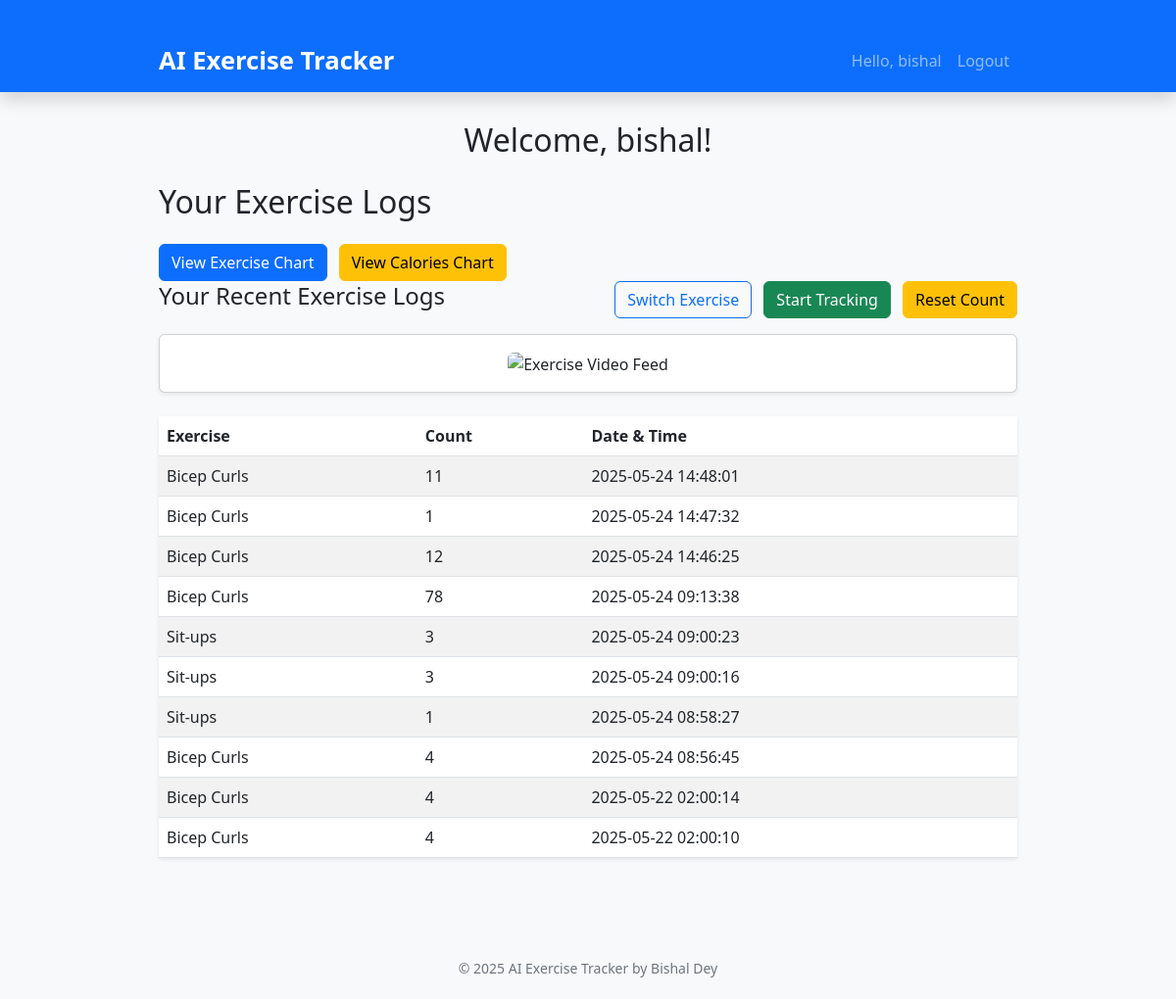
The page /dashboard (signed in) on the database its author committed.
### app.py (models this page shows)
class ExerciseLog(db.Model):
    id = db.Column(db.Integer, primary_key=True)
    user_id = db.Column(db.Integer, db.ForeignKey('user.id'))
    exercise_type = db.Column(db.String(50), nullable=False)
    count = db.Column(db.Integer, nullable=False)
    timestamp = db.Column(db.DateTime, default=lambda: datetime.now(IST).replace(tzinfo=None))

### app.py (the view)
@app.route('/dashboard')
def dashboard():
    if 'user_id' not in session:
        return redirect(url_for('login'))
    logs = ExerciseLog.query.filter_by(user_id=session['user_id']).order_by(ExerciseLog.timestamp.desc()).limit(10).all()
    return render_template('dashboard.html', logs=logs)

### templates/dashboard.html (shortened to what this page needs)
{% extends "base.html" %}
{% block content %}
<h2 class="mb-4 text-center">Welcome, {{ session.get('username') }}!</h2>
<h2>Your Exercise Logs</h2>
<div class="mt-4">
  <a href="{{ url_for('exercise_chart') }}" target="_blank" class="btn btn-primary me-2">
    View Exercise Chart
  </a>
  <a href="{{ url_for('calories_chart') }}" target="_blank" class="btn btn-warning">
    View Calories Chart
  </a>
</div>
<div class="d-flex justify-content-between align-items-center mb-3">
    <h4>Your Recent Exercise Logs</h4>
    <div>
        <button id="switch-exercise-btn" class="btn btn-outline-primary me-2">Switch Exercise</button>
        <button id="toggle-tracking-btn" class="btn btn-success">Start Tracking</button>
        <button id="reset-counter-btn" class="btn btn-warning ms-2">Reset Count</button>
    </div>
</div>
<div class="card mb-4 shadow-sm">
    <div class="card-body text-center">
        <img id="video-feed" src="{{ url_for('video_feed') }}" class="img-fluid rounded" style="max-height: 360px;" alt="Exercise Video Feed" />
    </div>
</div>
<table class="table table-striped table-hover shadow-sm">
    <thead>
        <tr>
            <th>Exercise</th>
            <th>Count</th>
            <th>Date & Time</th>
        </tr>
    </thead>
    <tbody>
        {% if logs %}
            {% for log in logs %}
            <tr>
                <td>{{ log.exercise_type }}</td>
                <td>{{ log.count }}</td>
                <td>{{ log.timestamp.strftime('%Y-%m-%d %H:%M:%S') }}</td>
            </tr>
            {% endfor %}
        {% else %}
            <tr>
                <td colspan="3" class="text-center text-muted">No exercise logs yet.</td>
            </tr>
        {% endif %}
    </tbody>
</table>
{% endblock %}

### templates/base.html (shortened to what this page needs)
<!DOCTYPE html>
<html lang="en">
<head>
    <link href="https://cdn.jsdelivr.net/npm/bootstrap@5.3.0/dist/css/bootstrap.min.css" rel="stylesheet" />
</head>
<body>
    <nav class="navbar navbar-expand-lg navbar-dark bg-primary shadow">
        <div class="container">
            <a class="navbar-brand" href="{{ url_for('dashboard') }}">AI Exercise Tracker</a>
            <div class="collapse navbar-collapse justify-content-end" id="navbarNav">
                <ul class="navbar-nav">
                    {% if session.get('user_id') %}
                    <li class="nav-item">
                        <a class="nav-link" href="#">Hello, {{ session.get('username') }}</a>
                    </li>
                    <li class="nav-item">
                        <a class="nav-link" href="{{ url_for('logout') }}">Logout</a>
                    </li>
                    {% endif %}
                </ul>
            </div>
        </div>
    </nav>
    <div class="container">
        {% block content %}{% endblock %}
    </div>
    <footer class="footer">
        <div class="container">
            <small>© 2025 AI Exercise Tracker by Bishal Dey</small>
        </div>
    </footer>
</body>
</html>

### templates/base.html (style rules this page uses)
body { background: #f8f9fa; }
.navbar-brand { font-weight: 700; font-size: 1.6rem; }
.container { margin-top: 30px; max-width: 900px; }
.footer { margin-top: 50px; padding: 20px 0; text-align: center; color: #6c757d; }

### rows shown on the page
ExerciseLog: exercise_type "Bicep Curls", count "11", timestamp "2025-05-24 14:48:01"
ExerciseLog: exercise_type "Bicep Curls", count "1", timestamp "2025-05-24 14:47:32"
ExerciseLog: exercise_type "Bicep Curls", count "12", timestamp "2025-05-24 14:46:25"
ExerciseLog: exercise_type "Bicep Curls", count "78", timestamp "2025-05-24 09:13:38"
ExerciseLog: exercise_type "Sit-ups", count "3", timestamp "2025-05-24 09:00:23"
ExerciseLog: exercise_type "Sit-ups", count "3", timestamp "2025-05-24 09:00:16"
ExerciseLog: exercise_type "Sit-ups", count "1", timestamp "2025-05-24 08:58:27"
ExerciseLog: exercise_type "Bicep Curls", count "4", timestamp "2025-05-24 08:56:45"
ExerciseLog: exercise_type "Bicep Curls", count "4", timestamp "2025-05-22 02:00:14"
ExerciseLog: exercise_type "Bicep Curls", count "4", timestamp "2025-05-22 02:00:10"

### other values the page prints
{{ session.get('username') }} "bishal"
